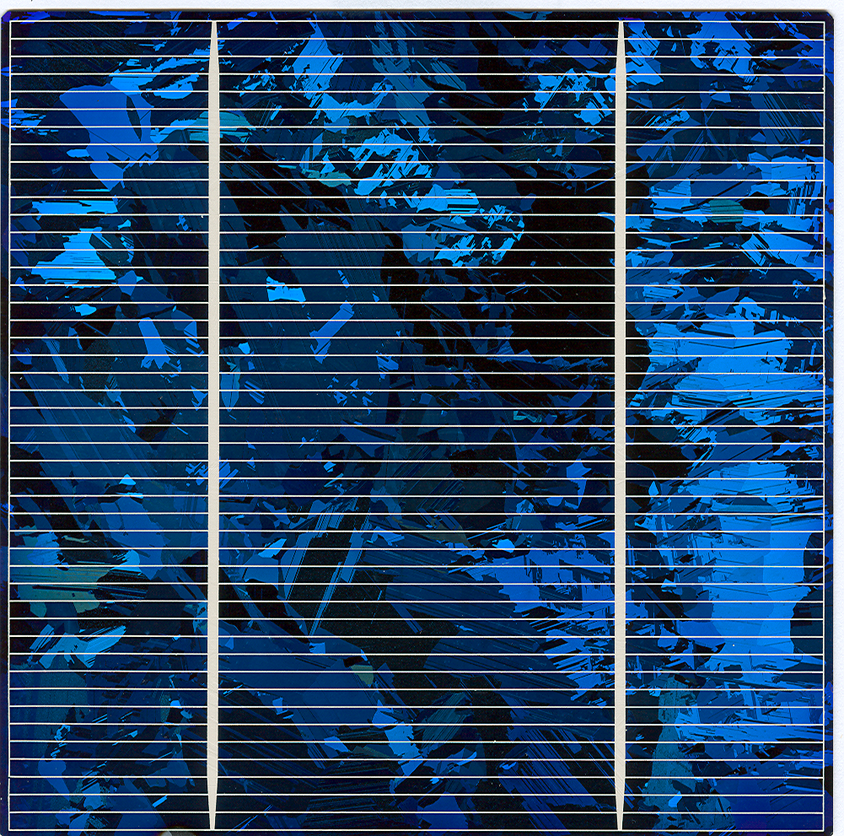
//> input picture pic.png, 844 x 836 px, shrunk from 1001 x 991 before the run
$ ./test_3   (built with g++ and OpenCV 4)
//> lines starting //> are read from the running program, lines starting //| are printed output that depends on the picture; after the words box and inside, x2 and y2 are one past the last pixel; in counts of white or black regions, pixels touching at a corner belong together
#include<iostream>
#include<opencv2/opencv.hpp>
using namespace cv;
using namespace std;

string window_name="binaryMat";

void threshold_Mat(int th, void* data) {
	Mat src = *(Mat*)(data);
	Mat dst;
	threshold(src, dst, th, 255, 0);
	imshow(window_name,dst);
}

int main() {
	Mat srcMat;
	Mat gryMat;
	int lowTh = 30;
	int maxTh = 255;

	srcMat = imread("C://Users//1234//Desktop//pic.png");
//> srcMat is the input picture: 836 rows x 844 cols, CV_8UC3; mean B, G, R 105, 69.5, 36.3
	if (!srcMat.data) {                       //判断图像是否载入
		cout << "图像载入失败" << endl;
		return 0;
	}
	cvtColor(srcMat, gryMat, CV_BGR2GRAY);
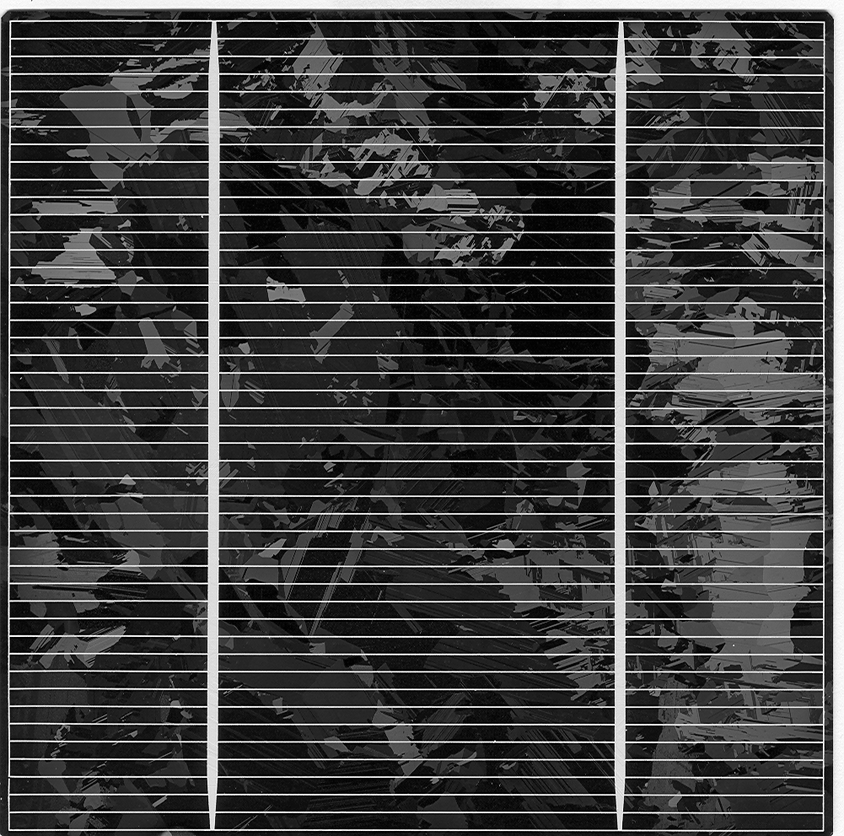
//> gryMat: 836 rows x 844 cols, CV_8UC1; min 0, max 255, mean 63.6
	imshow(window_name, gryMat);
	createTrackbar("threshold",window_name,&lowTh, maxTh, threshold_Mat, &gryMat);
	waitKey(0);
//> in threshold_Mat, `imshow(window_name,dst);`:
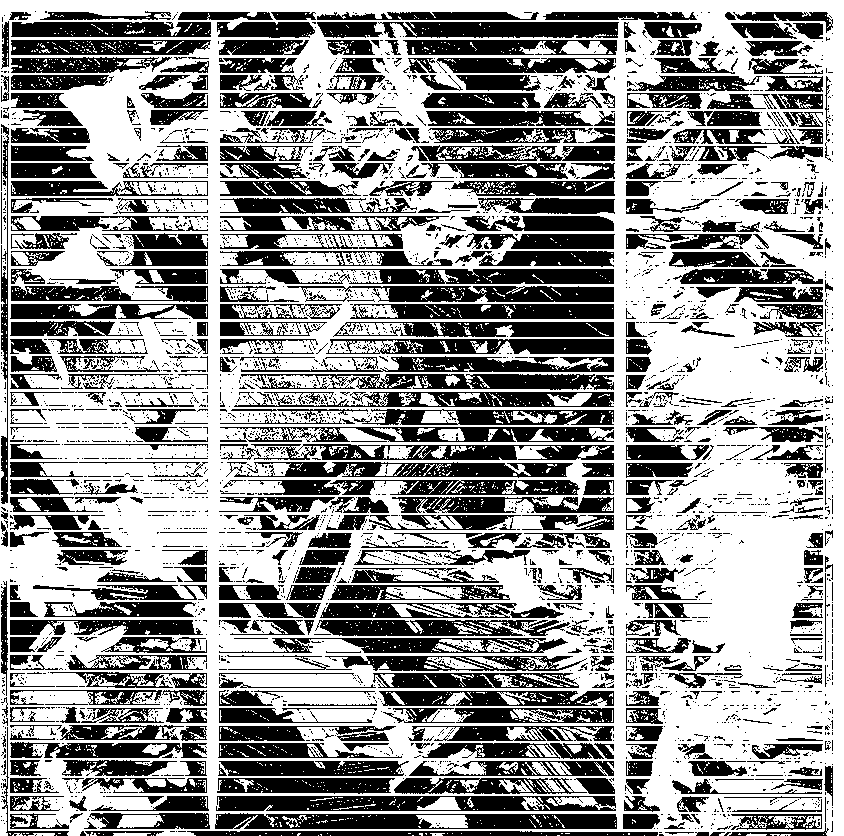
//> window 'binaryMat': 836 rows x 844 cols, CV_8UC1; 57.9% white; 3608 black regions (2960 under 20 px), largest, box (x1, y1, x2, y2) and area: (215, 813, 617, 829) 5105, (216, 796, 616, 811) 4819, (220, 269, 614, 284) 4092
	return 0;
}

$ run again, with 23.jpg saved as pic.png
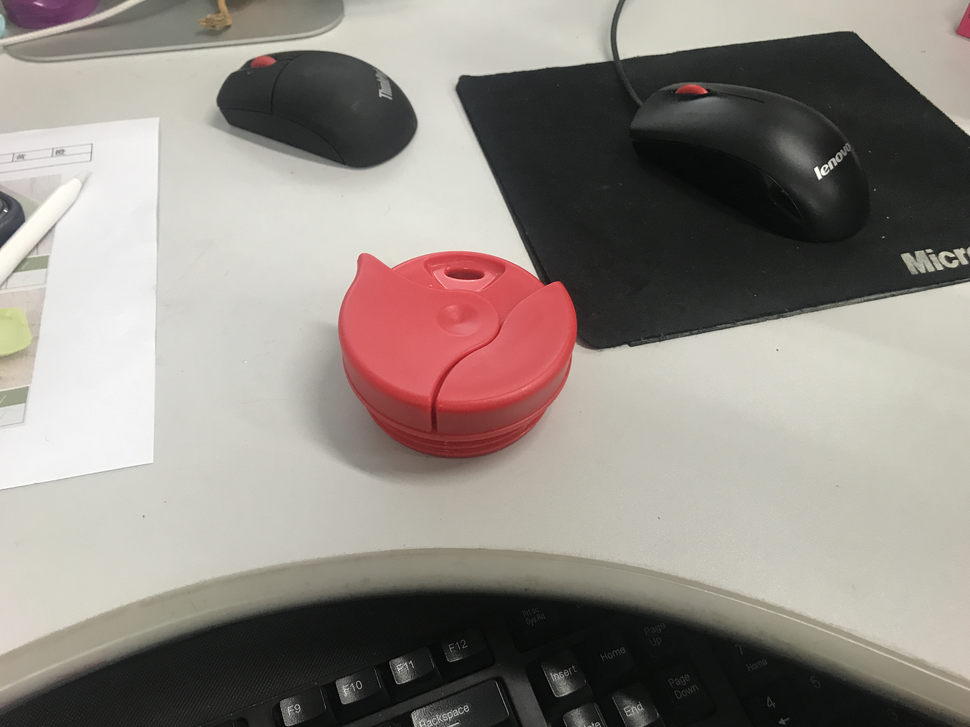
//> input picture 23.jpg, 970 x 727 px, shrunk from 4032 x 3024 before the run
//> srcMat is the input picture: 727 rows x 970 cols, CV_8UC3; mean B, G, R 130.4, 136.7, 143.8
//> `cvtColor(srcMat, gryMat, CV_BGR2GRAY);`:
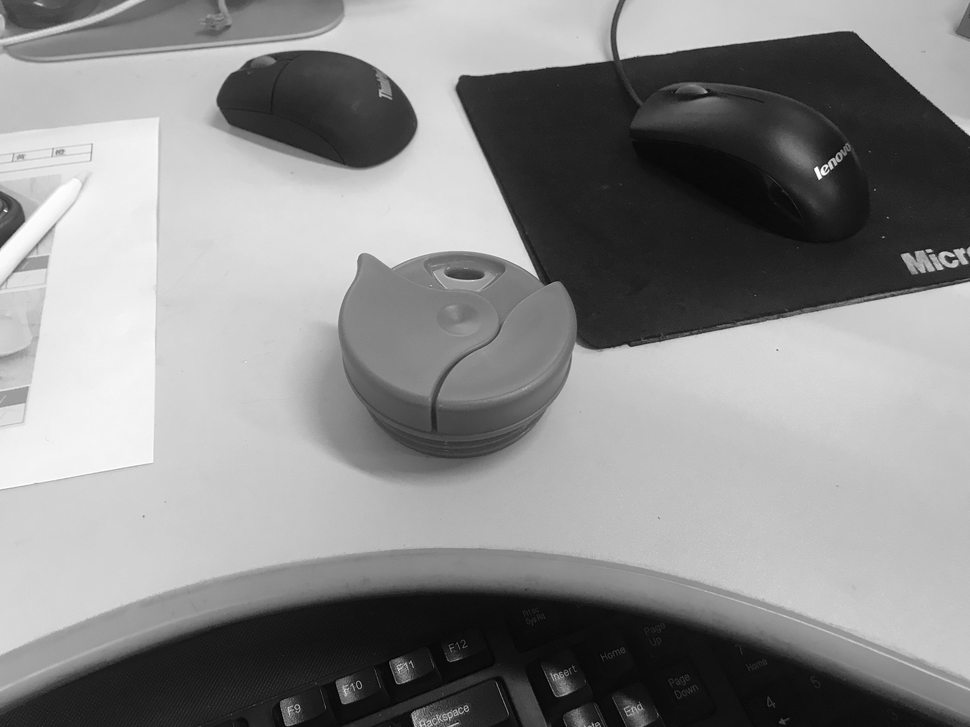
//> gryMat: 727 rows x 970 cols, CV_8UC1; min 0, max 255, mean 138.1
//> in threshold_Mat, `imshow(window_name,dst);`:
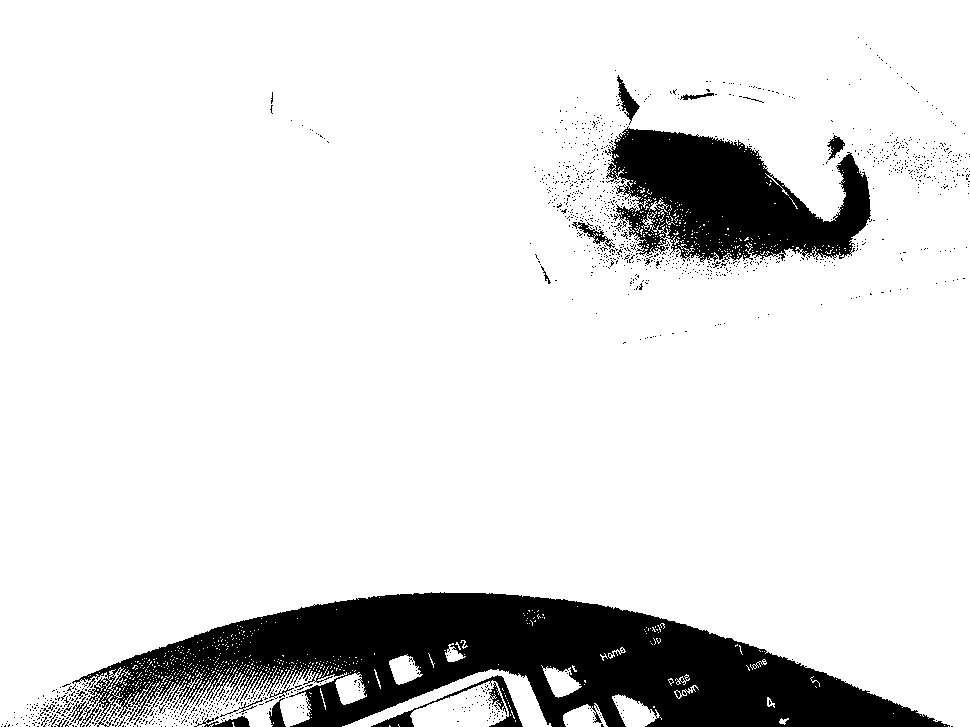
//> window 'binaryMat': 727 rows x 970 cols, CV_8UC1; 87.4% white; 1372 black regions (1352 under 20 px), largest, box (x1, y1, x2, y2) and area: (70, 592, 950, 727) 61326, (605, 126, 871, 263) 21626, (371, 675, 523, 727) 1102
